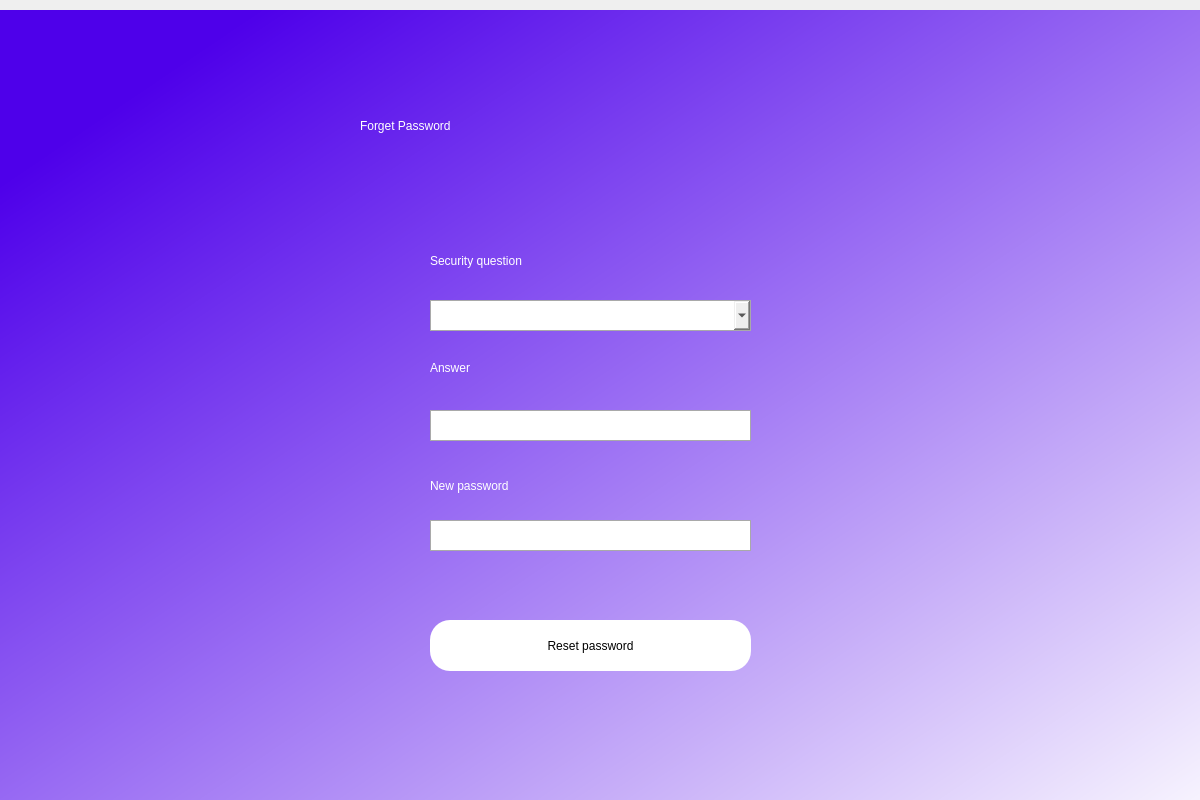
<?xml version="1.0" encoding="UTF-8"?>
<ui version="4.0">
 <class>Dialog</class>
 <widget class="QDialog" name="Dialog">
  <property name="geometry">
   <rect>
    <x>0</x>
    <y>0</y>
    <width>1200</width>
    <height>800</height>
   </rect>
  </property>
  <property name="windowTitle">
   <string>Dialog</string>
  </property>
  <widget class="QWidget" name="bgwidget" native="true">
   <property name="geometry">
    <rect>
     <x>0</x>
     <y>10</y>
     <width>1291</width>
     <height>841</height>
    </rect>
   </property>
   <property name="styleSheet">
    <string notr="true">QWidget#bgwidget{
background-color:qlineargradient(spread:pad, x1:0.084, y1:0.119318, x2:0.975, y2:0.971, stop:0 rgba(78, 0, 234, 255), stop:1 rgba(255, 255, 255, 255));}</string>
   </property>
   <widget class="QLabel" name="label">
    <property name="geometry">
     <rect>
      <x>360</x>
      <y>80</y>
      <width>451</width>
      <height>71</height>
     </rect>
    </property>
    <property name="styleSheet">
     <string notr="true">font: 36pt &quot;MS Shell Dlg 2&quot;; color:rgb(255, 255, 255)</string>
    </property>
    <property name="text">
     <string>Forget Password</string>
    </property>
   </widget>
   <widget class="QPushButton" name="btnReset">
    <property name="geometry">
     <rect>
      <x>430</x>
      <y>610</y>
      <width>321</width>
      <height>51</height>
     </rect>
    </property>
    <property name="styleSheet">
     <string notr="true">border-radius: 20px;

font: 14pt &quot;MS Shell Dlg 2&quot;;
color: rgb(0, 0, 0);
background-color: rgb(255, 255, 255);</string>
    </property>
    <property name="text">
     <string>Reset password</string>
    </property>
   </widget>
   <widget class="QLabel" name="label_3">
    <property name="geometry">
     <rect>
      <x>430</x>
      <y>230</y>
      <width>181</width>
      <height>41</height>
     </rect>
    </property>
    <property name="styleSheet">
     <string notr="true">font: 14pt &quot;MS Shell Dlg 2&quot;;
color: white</string>
    </property>
    <property name="text">
     <string>Security question</string>
    </property>
   </widget>
   <widget class="QLabel" name="label_4">
    <property name="geometry">
     <rect>
      <x>430</x>
      <y>350</y>
      <width>81</width>
      <height>16</height>
     </rect>
    </property>
    <property name="styleSheet">
     <string notr="true">font: 14pt &quot;MS Shell Dlg 2&quot;;
color: white</string>
    </property>
    <property name="text">
     <string>Answer</string>
    </property>
   </widget>
   <widget class="QLabel" name="error">
    <property name="geometry">
     <rect>
      <x>430</x>
      <y>570</y>
      <width>321</width>
      <height>21</height>
     </rect>
    </property>
    <property name="styleSheet">
     <string notr="true">font: 12pt &quot;MS Shell Dlg 2&quot;;
color:red;</string>
    </property>
    <property name="text">
     <string/>
    </property>
   </widget>
   <widget class="QComboBox" name="cbQuestion">
    <property name="enabled">
     <bool>true</bool>
    </property>
    <property name="geometry">
     <rect>
      <x>430</x>
      <y>290</y>
      <width>321</width>
      <height>31</height>
     </rect>
    </property>
    <property name="styleSheet">
     <string notr="true">QComboBox {
    border: 1px solid darkgray;
    border-radius: 50px;
    padding-right: 20px;
    min-width: 6em;
    color: black;
}</string>
    </property>
    <property name="editable">
     <bool>true</bool>
    </property>
    <property name="sizeAdjustPolicy">
     <enum>QComboBox::AdjustToMinimumContentsLengthWithIcon</enum>
    </property>
    <item>
     <property name="text">
      <string/>
     </property>
    </item>
    <item>
     <property name="text">
      <string>In what city were you born?</string>
     </property>
    </item>
    <item>
     <property name="text">
      <string>What is the name of your favorite pet?</string>
     </property>
    </item>
    <item>
     <property name="text">
      <string>What high school did you attend?</string>
     </property>
    </item>
    <item>
     <property name="text">
      <string>What is the name of your first school?</string>
     </property>
    </item>
    <item>
     <property name="text">
      <string>What was your favorite food as a child?</string>
     </property>
    </item>
    <item>
     <property name="text">
      <string>What’s your favorite movie?</string>
     </property>
    </item>
   </widget>
   <widget class="QLineEdit" name="tfAnswer">
    <property name="geometry">
     <rect>
      <x>430</x>
      <y>400</y>
      <width>321</width>
      <height>31</height>
     </rect>
    </property>
    <property name="styleSheet">
     <string notr="true">
    border: 1px solid darkgray;
    border-radius: 50px;
    padding-right: 20px;
    min-width: 6em;
    color: black;
</string>
    </property>
   </widget>
   <widget class="QLabel" name="label_2">
    <property name="geometry">
     <rect>
      <x>430</x>
      <y>460</y>
      <width>151</width>
      <height>31</height>
     </rect>
    </property>
    <property name="styleSheet">
     <string notr="true">font: 14pt &quot;MS Shell Dlg 2&quot;;
color: white</string>
    </property>
    <property name="text">
     <string>New password</string>
    </property>
   </widget>
   <widget class="QLineEdit" name="tfPassword">
    <property name="geometry">
     <rect>
      <x>430</x>
      <y>510</y>
      <width>321</width>
      <height>31</height>
     </rect>
    </property>
    <property name="styleSheet">
     <string notr="true">  border: 1px solid darkgray;
    border-radius: 50px;
    padding-right: 20px;
    min-width: 6em;
    color: black;</string>
    </property>
   </widget>
  </widget>
 </widget>
 <resources/>
 <connections/>
</ui>
